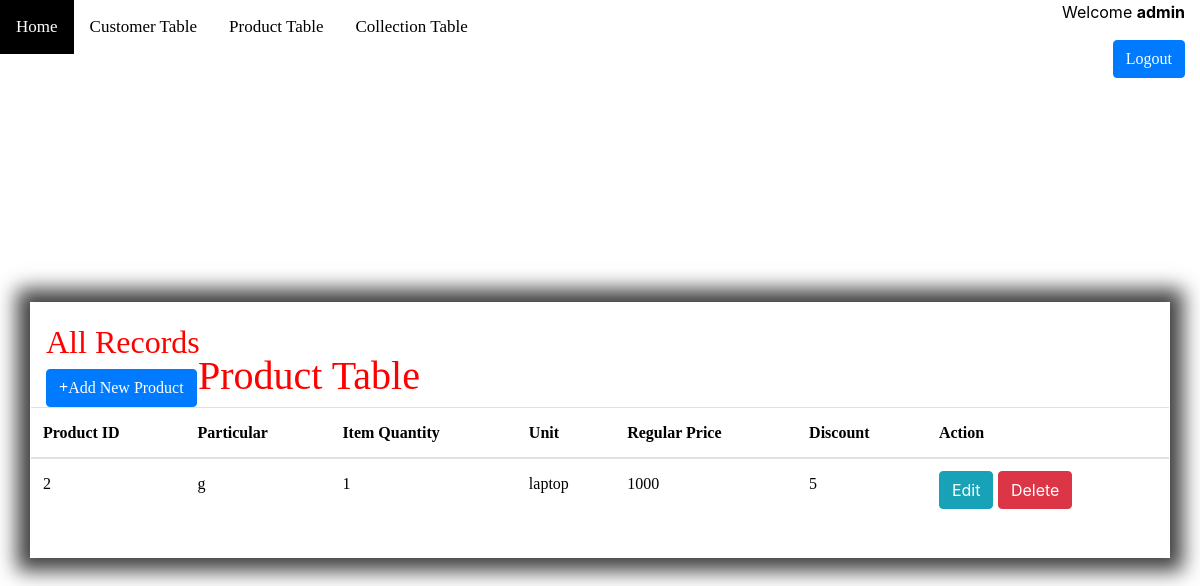
The page /product.php (signed in) on the database as committed earlier.
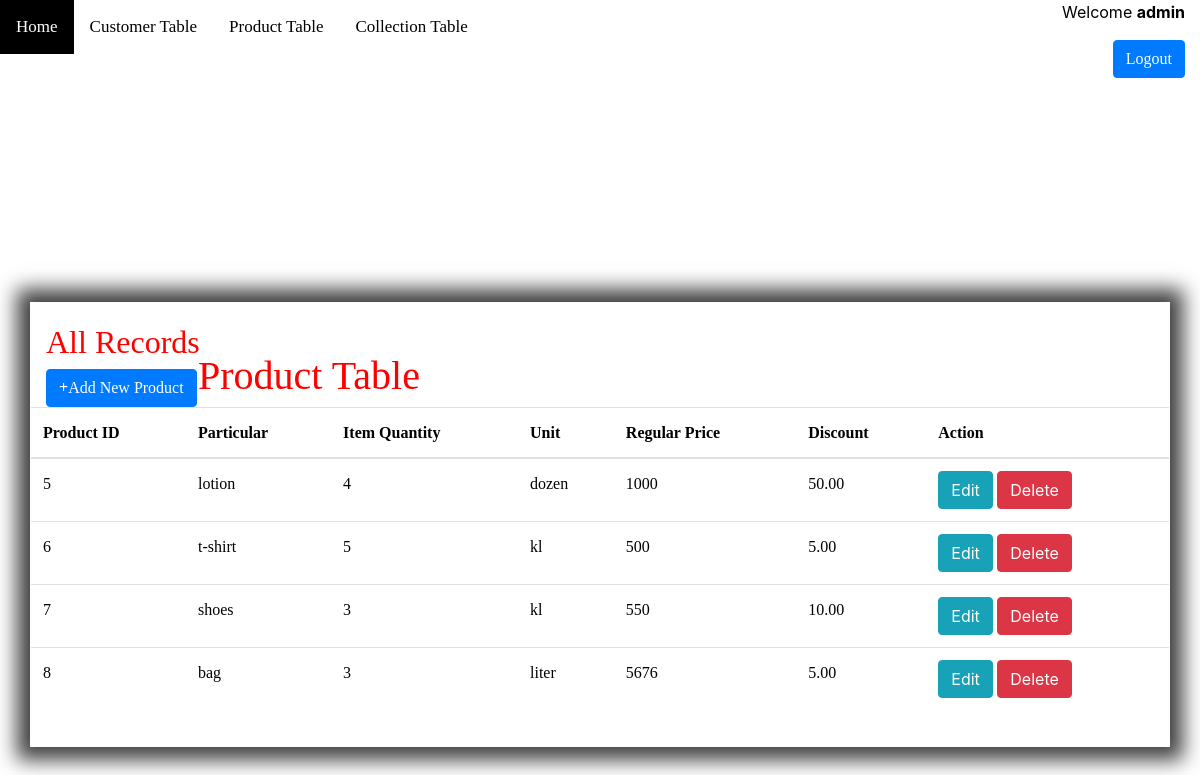
The same page on the database as committed later.
### tables this page shows
CREATE TABLE `product` (
  `product_id` int(100) NOT NULL,
  `userid` int(100) DEFAULT NULL,
  `particular` varchar(100) DEFAULT NULL,
  `item_quantity` int(100) DEFAULT NULL,
  `unit` varchar(100) DEFAULT NULL,
  `regular_price` int(100) DEFAULT NULL,
  `discount` decimal(10,2) DEFAULT NULL
);

### product.php (the view, shortened to what this page needs)
<!DOCTYPE html>
<html>
<head>
	<link rel="stylesheet" type="text/css"	href="style.css">
	<link rel="stylesheet" href="bootstrap/css/bootstrap.min.css">
</head>
<body>
<div class="topnav">
  <a class="home" href="index.php">Home</a>
  <a href="index2.php">Customer Table</a>
  <a href="#product.php">Product Table</a>
  <a href="collection.php">Collection Table</a>
</div>
<header class="main">
    <div class="row justify-content-center">
    <h1 class="col-sm-4"></h1>
     <nav class="col-sm-8 text-right">
		 <?php if(isset($_SESSION["username"])): ?>
		     <p>Welcome <strong><?php echo $_SESSION['username']; ?></strong></p>
		     <p><a style="font-family:Stylus BT" href="login.php?logout='1'" class="btn btn-primary" style="color:white;">Logout</a></p>
		 <?php endif ?>
		</nav>
		</div>
		 </header><br><br>
		 <h1><a style="position:absolute;bottom:60%;right:65%;font-family:Broadway;color:red;">Product Table</h1></a>
<div id="main">
	<?php require_once 'process2.php';?>
	<div class="container">
	<?php
		$mysqli = new mysqli('localhost','root','','registration') or die(mysqli_error($mysqli));
		$username= $_SESSION["username"];
		$result=$mysqli->query("select id from users where username='$username'") or die($mysqli->error);
		if(@count($result)==1)
			{
			$row=$result->fetch_array();
			$userid=$row['id'];
		}
		$result = $mysqli->query("SELECT * FROM product where userid='$userid'") or die($mysqli->error);
		?>
		<h2><font style="font-family:Timesnew-Roman" color= "red"> All Records</h2></font>
		<a style="font-family:Stylus BT" href="index4.php"class="btn btn-primary"><b>+</b>Add New Product</a>
		<div class="row justify-content-center">
		<br><br><br>
			<table class="table">
				<thead>
					<tr>
						<th><a style="font-family:Broadway">Product ID</th>
						<th><a style="font-family:Broadway">Particular</th>
						<th><a style="font-family:Broadway">Item Quantity</th>
						<th><a style="font-family:Broadway">Unit</th>
						<th><a style="font-family:Broadway">Regular Price</th>
						<th><a style="font-family:Broadway">Discount</th>
						<th colspan="2"><a style="font-family:Broadway">Action</th>
					</tr>
				</thead>
				<?php
					while($row=$result->fetch_assoc()):?>
						<tr>
							<td><a style="font-family:Elephant;"><?php echo $row['product_id']?></td></a>
							<td><a style="font-family:Elephant;"><?php echo $row['particular']?></td></a>
							<td><a style="font-family:Elephant;"><?php echo $row['item_quantity']?></td></a>
							<td><a style="font-family:Elephant;"><?php echo $row['unit']?></td></a>
							<td><a style="font-family:Elephant;"><?php echo $row['regular_price']?></td></a>
							<td><a style="font-family:Elephant;"><?php echo $row['discount']?></td></a>
							<td>
								<a href="index4.php?edit=<?php echo $row['product_id'];?>"
									class="btn btn-info">Edit</a>
								<a href="process2.php?delete=<?php echo $row['product_id'];?>"
									class="btn btn-danger">Delete</a>
							</td>
						</tr>
						<?php endwhile;?>
			</table>
		</div>
</div>
</body>
</html>

### style.css (style rules this page uses)
* { margin: 0px; padding: 0px; }
body { font-size: 120%; height: 1000px; background-image: url(.png); background-position: center; background-repeat:no-repeat; background-size:100% 900px; }
.btn { padding: 10px; font-size: 15px; color: white; background: #5F9EA0; border: 10px solid; border-radius: 8px; }
p { color:black; }
.container { width: 70%; margin: 50px auto; border:1px solid #fff; padding:50px 60px; margin-top:20vh; -webkit-box-shadow: 0px 0px 19px 13px rgba(0,0,0,0.75); -moz-box-shadow: 0px 0px 19px 13px rgba(0,0,0,0.75); box-shadow: 0px 0px 19px 13px rgba(0,0,0,0.75); position: relative; padding: 20px; }
table, .th { color:black; }

### product.php (style rules this page uses)
* { box-sizing: border-box; }
.topnav a { float: left; display: block; color: black; text-align: center; padding: 14px 16px; text-decoration: none; font-size: 17px; font-family:Broadway; }

Rows that differ between the two databases and show on the page:
removed product: product_id "2", particular "g", item_quantity "1", unit "laptop", regular_price "1000", discount "5"
added product: product_id "5", particular "lotion", item_quantity "4", unit "dozen", regular_price "1000", discount "50.00"
added product: product_id "6", particular "t-shirt", item_quantity "5", unit "kl", regular_price "500", discount "5.00"
added product: product_id "7", particular "shoes", item_quantity "3", unit "kl", regular_price "550", discount "10.00"
added product: product_id "8", particular "bag", item_quantity "3", unit "liter", regular_price "5676", discount "5.00"
